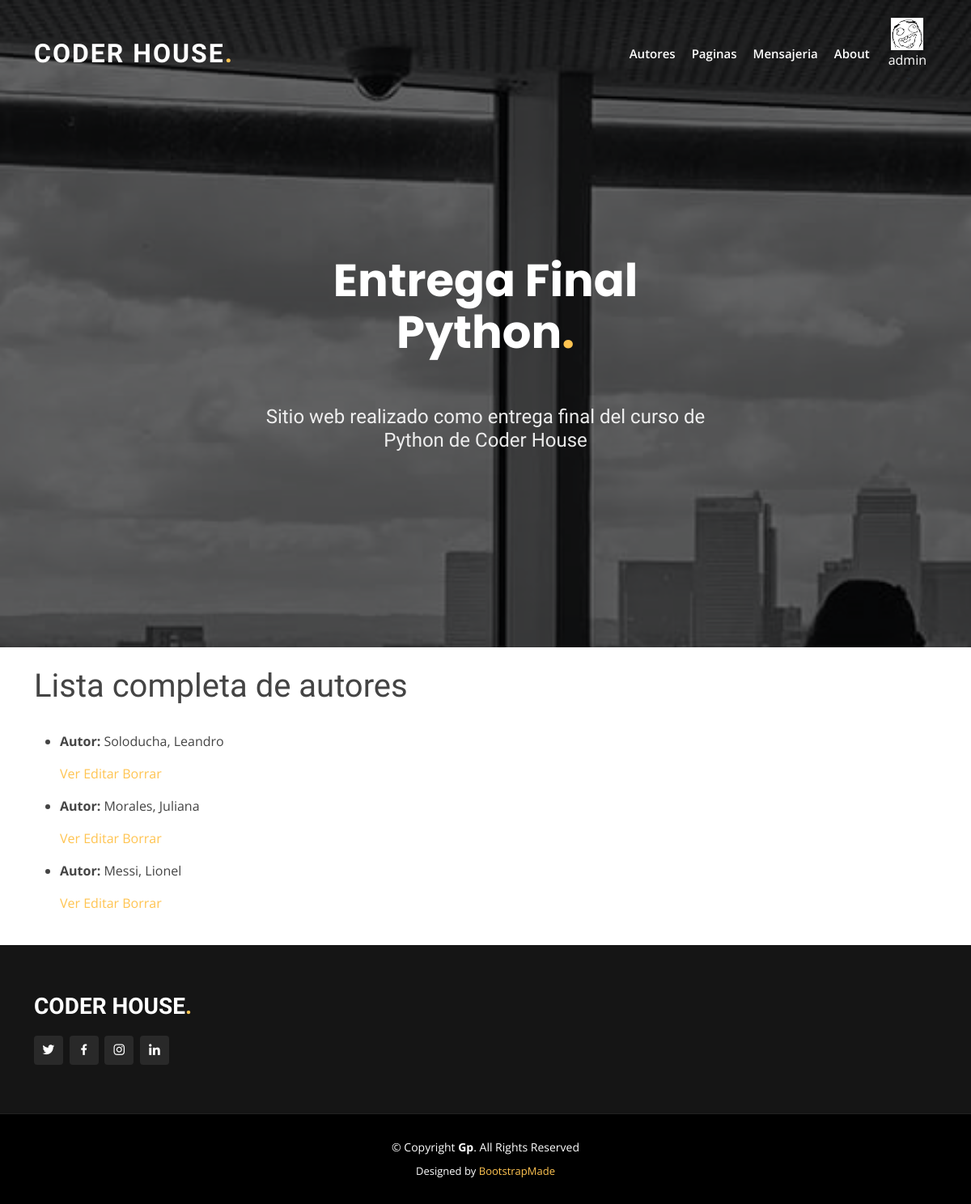
The app's page /autor/list/ (signed in) with its own data.
### blog/models.py (models this page shows, shortened)
class Autor(models.Model):
    class Meta:
        verbose_name_plural = "Autores"
    nombre = models.CharField(max_length=50)
    apellido = models.CharField(max_length=50)

### blog/views.py (the view)
# urls.py: path("autor/list/", AutorList.as_view(), name="AutorList"),
class AutorList(LoginRequiredMixin, ListView):
    model = Autor
    template_name = "autor_list.html"

### blog/templates/autor_list.html
{% extends "index.html" %}
{% block contenido_pagina %}
{% load static %}
<h1>Lista completa de autores</h1>
<br>
{% if object_list %}
<ul>
    {% for autor in object_list %}
    <li>
        <p><b>Autor:</b> {{ autor.apellido }}, {{ autor.nombre }} </p>
    <p>
        <a href="{% url 'AutorDetail' autor.id %}">Ver</a>
        <a href="{% url 'AutorUpdate' autor.id %}">Editar</a>
        <a href="{% url 'AutorDelete' autor.id %}">Borrar</a>
    </p>
    </li>
    {% endfor %}
</ul>
{% else %}
<p>No hay autores aún, puedes cargar alguno para que aparezca en esta lista.</p>
{% endif %}
{% endblock %}

### blog/templates/index.html (shortened to what this page needs)
<!DOCTYPE html>
<html lang="en">
<head>
  {% load static %}
  <link href="{% static 'vendor/aos/aos.css' %}" rel="stylesheet">
  <link href="{% static 'vendor/bootstrap/css/bootstrap.min.css' %}" rel="stylesheet">
  <link href="{% static 'vendor/bootstrap-icons/bootstrap-icons.css' %}" rel="stylesheet">
  <link href="{% static 'vendor/boxicons/css/boxicons.min.css' %}" rel="stylesheet">
  <link href="{% static 'vendor/glightbox/css/glightbox.min.css' %}" rel="stylesheet">
  <link href="{% static 'vendor/remixicon/remixicon.css' %}" rel="stylesheet">
  <link href="{% static 'vendor/swiper/swiper-bundle.min.css' %}" rel="stylesheet">
  <link href="{% static 'css/style.css' %}" rel="stylesheet">
</head>
<body>
  <header id="header" class="fixed-top ">
    <div class="container d-flex align-items-center justify-content-lg-between">
      <h1 class="logo me-auto me-lg-0"><a href="/inicio/">Coder House<span>.</span></a></h1>
      <nav id="navbar" class="navbar order-last order-lg-2">
        <ul>
          <div class="dropdown">
            <a class="nav-link blanco scrollto "> Autores </a>
          </div>
          <div class="dropdown">
            <a class="blanco nav-link scrollto "> Paginas </a>
          </div>
          <li><a class="nav-link scrollto " href="/mensajes/">Mensajeria</a></li>
          <li><a class="nav-link scrollto" href="/about/">About</a></li>
        </ul>
        <ul>
          <div class="dropdown">
          {% if request.user.is_authenticated %}
            {% if avatar %}
            <div class="btn dropdown-toggle" data-bs-toggle="dropdown" aria-expanded="false">
              <li><img height="40px" src="{{ avatar }}"/></li>
            {% else %}
            <div class="btn dropdown-toggle" data-bs-toggle="dropdown" aria-expanded="false">
              <li><img height="40px" src="{{ '/media/avatares/default.png' }}"/></li>
            {% endif %}
              <li class="blanco scrollto "> {{ user.username }} </li>
            </div>
          </div>
          {% endif %}
      </nav>
    </div>
  </header>
  <section id="hero" class="d-flex align-items-center justify-content-center">
    <div class="container" data-aos="fade-up">
      <div class="row justify-content-center" data-aos="fade-up" data-aos-delay="150">
        <div class="col-xl-6 col-lg-8">
          <h1>Entrega Final Python<span>.</span></h1><br><br>
          <h2>Sitio web realizado como entrega final del curso de Python de Coder House</h2>
        </div>
      </div>
    </div>
  </section>
  <main  class="container"  id="main">
    <br>
    {% block contenido_pagina %}
    {% endblock %}
    <br>
  </main>
  <footer id="footer">
    <div class="footer-top">
      <div class="container">
        <div class="row">
          <div class="col-lg-3 col-md-6">
            <div class="footer-info">
              <h3>Coder House<span>.</span></h3>
              <div class="social-links mt-3">
                <a href="https://twitter.com/coderhouse" class="twitter"><i class="bx bxl-twitter"></i></a>
                <a href="https://www.facebook.com/Coderhouse/" class="facebook"><i class="bx bxl-facebook"></i></a>
                <a href="https://www.instagram.com/coderhouse/" class="instagram"><i class="bx bxl-instagram"></i></a>
                <a href="https://www.linkedin.com/school/coderhouse/mycompany/" class="linkedin"><i class="bx bxl-linkedin"></i></a>
              </div>
            </div>
          </div>
        </div>
      </div>
    </div>
    <div class="container">
      <div class="copyright">
        &copy; Copyright <strong><span>Gp</span></strong>. All Rights Reserved
      </div>
      <div class="credits">
        Designed by <a href="https://bootstrapmade.com/">BootstrapMade</a>
      </div>
    </div>
  </footer>
</body>
</html>

### blog/static/css/style.css (style rules this page uses)
body { font-family: "Open Sans", sans-serif; color: #444444; }
a { color: #ffc451; text-decoration: none; }
h1, h2, h3, h4, h5, h6 { font-family: "Raleway", sans-serif; }
.blanco { color: #fff; }
#header { transition: all 0.5s; z-index: 997; padding: 15px 0; }
#header .logo { font-size: 32px; margin: 0; padding: 0; line-height: 1; font-weight: 700; letter-spacing: 2px; text-transform: uppercase; }
#header .logo a { color: #fff; }
#header .logo a span { color: #ffc451; }
.navbar { padding: 0; }
.navbar ul { margin: 0; padding: 0; display: flex; list-style: none; align-items: center; }
.navbar li { position: relative; }
.navbar a, .navbar a:focus { display: flex; align-items: center; justify-content: space-between; padding: 10px 10px 10px 10px; font-size: 15px; font-weight: 600; color: #fff; white-space: nowrap; transition: 0.3s; }
#hero { width: 100%; height: 100vh; background: url("../img/hero-bg.jpg") top center; background-size: cover; position: relative; }
#hero:before { content: ""; background: rgba(0, 0, 0, 0.6); position: absolute; bottom: 0; top: 0; left: 0; right: 0; }
#hero .container { position: relative; padding-top: 74px; text-align: center; }
#hero h1 { margin: 0; font-size: 56px; font-weight: 700; line-height: 64px; color: #fff; font-family: "Poppins", sans-serif; }
#hero h1 span { color: #ffc451; }
#hero h2 { color: rgba(255, 255, 255, 0.9); margin: 10px 0 0 0; font-size: 24px; }
@media (min-width: 1024px) { #hero { background-attachment: fixed; } }
section { padding: 60px 0; overflow: hidden; }
#footer { background: black; padding: 0 0 30px 0; color: #fff; font-size: 14px; }
#footer .footer-top { background: #151515; border-bottom: 1px solid #222222; padding: 60px 0 30px 0; }
#footer .footer-top .footer-info { margin-bottom: 30px; }
#footer .footer-top .footer-info h3 { font-size: 28px; margin: 0 0 20px 0; padding: 2px 0 2px 0; line-height: 1; font-weight: 700; text-transform: uppercase; }
#footer .footer-top .footer-info h3 span { color: #ffc451; }
#footer .footer-top .social-links a { font-size: 18px; display: inline-block; background: #292929; color: #fff; line-height: 1; padding: 8px 0; margin-right: 4px; border-radius: 4px; text-align: center; width: 36px; height: 36px; transition: 0.3s; }
#footer .copyright { text-align: center; padding-top: 30px; }
#footer .credits { padding-top: 10px; text-align: center; font-size: 13px; color: #fff; }

### records on screen
Autor: apellido "Soloducha", nombre "Leandro"
Autor: apellido "Morales", nombre "Juliana"
Autor: apellido "Messi", nombre "Lionel"

### other values on screen
{{ user.username }} "admin"
